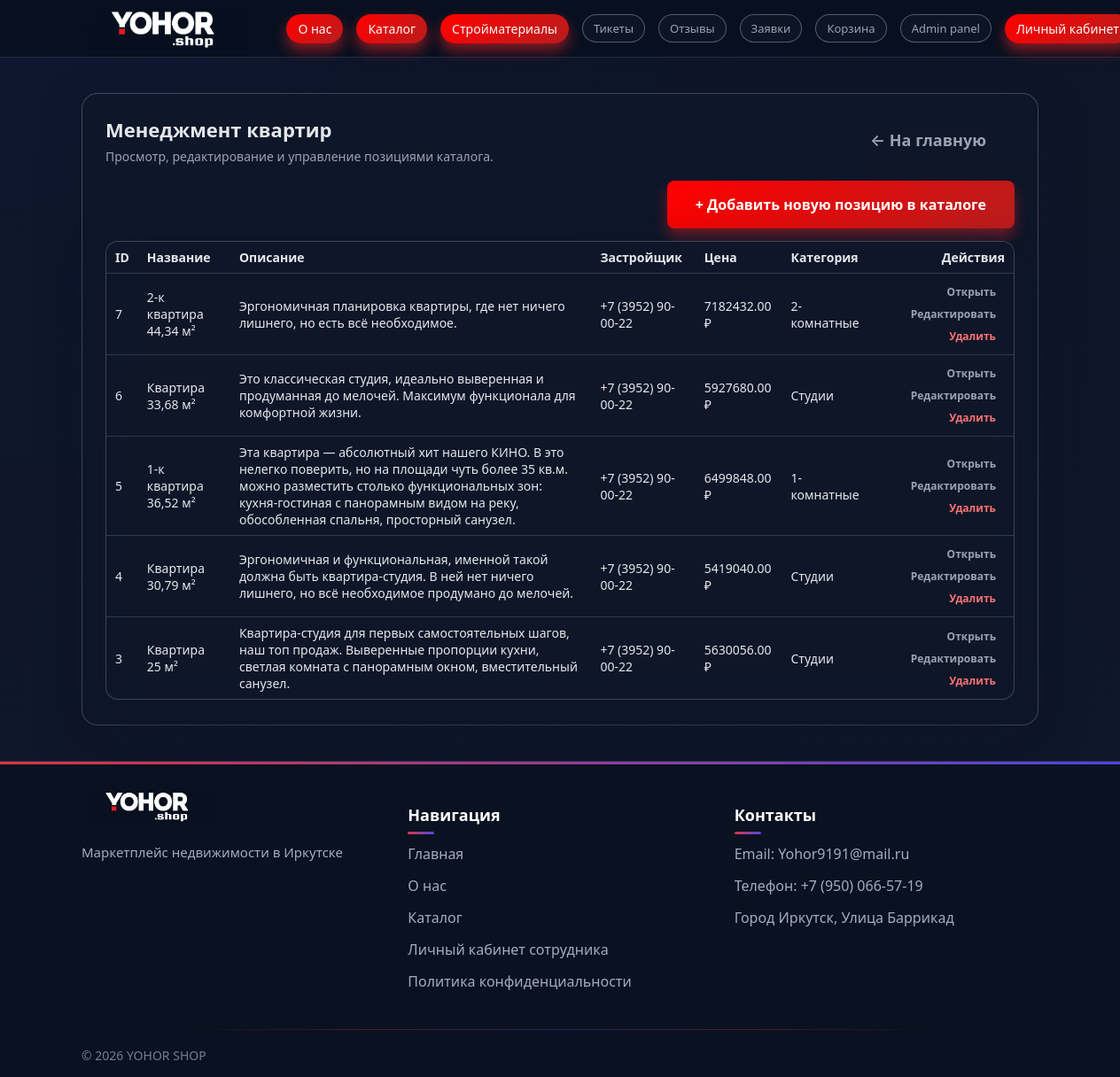
The page /manage_rooms (signed in) on the database its author committed.
### tables this page shows
CREATE TABLE rooms (
            id INTEGER PRIMARY KEY AUTOINCREMENT,
            name TEXT NOT NULL,
            description TEXT,
            builder TEXT,
            price REAL NOT NULL CHECK(price >= 0),
            category_room_id INTEGER NOT NULL,
            image_url TEXT,
            created_at TIMESTAMP DEFAULT CURRENT_TIMESTAMP,
            FOREIGN KEY (category_room_id) REFERENCES categories_room(id) ON DELETE RESTRICT
        );

CREATE TABLE categories_room (
            id INTEGER PRIMARY KEY AUTOINCREMENT,    
            name VARCHAR(100) NOT NULL UNIQUE,    
            description TEXT,    
            created_at TIMESTAMP DEFAULT CURRENT_TIMESTAMP
        );

### app.py (the view)
@app.route('/manage_rooms')
@login_required
def manage_rooms():
    user_role = session.get('user_role')
    user_id = session.get('user_id')
    if user_role not in ['admin', 'moder']:
        flash('Доступ к менеджменту квартир запрещён.', 'danger')
        return redirect(url_for('index'))
    user = get_user_by_id(user_id)
    rooms_list = get_all_rooms()
    return render_template(
        'manage_room.html',
        user_id=user_id,
        user=user,
        user_role=user_role,
        rooms_list=rooms_list,
    )

### app.py (called while the page is built)
def login_required(f):
    @wraps(f)
    def decorated_function(*args, **kwargs):
        if 'user_id' not in session:
            flash('Вы должны войти в систему!', 'warning')
            return redirect(url_for('login'))
        return f(*args, **kwargs)
    return decorated_function

@app.context_processor
def inject_user():
    user_id = session.get('user_id')
    cart_count = 0
    active_tickets_count = 0
    if user_id:
        cart_items = get_cart_items(user_id)
        cart_count = len(cart_items)
    try:
        active_tickets_count = count_active_tickets()
    except Exception:
        active_tickets_count = 0
    return dict(
        user_id=user_id,
        user_name=session.get('user_name'),
        user_role=session.get('user_role'),
        cart_count=cart_count,
        active_tickets_count=active_tickets_count,
        categories=get_all_categories(),
    )

@app.context_processor
def inject_user():
    user_id = session.get('user_id')
    cart_count = 0
    active_applications_count = 0
    if user_id:
        cart_items = get_cart_items(user_id)
        cart_count = len(cart_items)
    try:
        active_applications_count = count_active_applications()
    except Exception:
        active_applications_count = 0
    return dict(
        user_id=user_id,
        user_name=session.get('user_name'),
        user_role=session.get('user_role'),
        cart_count=cart_count,
        active_applications_count=active_applications_count,
        categories=get_all_categories(),
    )

### db.py (called while the page is built)
def get_db_connection(db_name='software_shop.db'):
    conn = sqlite3.connect(db_name)
    conn.row_factory = sqlite3.Row
    return conn

def get_user_by_id(user_id: int, db_name='software_shop.db') -> Optional[sqlite3.Row]:
    conn = get_db_connection(db_name)
    try:
        cursor = conn.cursor()
        user = cursor.execute('SELECT * FROM users WHERE id = ?', (user_id,)).fetchone()
        return user
    finally:
        conn.close()

def count_active_tickets(db_name="software_shop.db") -> int:
    conn = get_db_connection(db_name)
    try:
        cur = conn.cursor()
        row = cur.execute(
            """
            SELECT COUNT(*) AS cnt
            FROM support_tickets
            WHERE status IN ('new', 'in_progress')
            """
        ).fetchone()
        return row["cnt"]
    finally:
        conn.close()

### templates/manage_room.html (shortened to what this page needs)
<!DOCTYPE html>
<html lang="ru">
<head>
    <link rel="stylesheet" href="{{ url_for('static', filename='style.css') }}">
</head>
<body>
    <div class="page-bg"></div>
    <div class="page-gradient"></div>
    <header class="header">
        <div class="container">
            <div class="nav">
                <a href="{{ url_for('index') }}" class="logo">
                    <img src="{{ url_for('static', filename='logo.png') }}" alt="YOHOR SHOP" class="logo-img">
                </a>
                <nav class="menu">
                    <a href="{{ url_for('description') }}" class="pill-link pill-link-primary">О нас</a>
                    <a href="{{ url_for('catalog') }}" class="pill-link pill-link-primary">Каталог</a>
                    <a href="{{ url_for('building_materials') }}" class="pill-link pill-link-primary">Стройматериалы</a>
                    {% if user_role in ['admin', 'moder'] %}
                    <a href="{{ url_for('admin_tickets', status='active') }}" class="menu-link pill-link">
                        Тикеты{% if active_tickets_count %} ({{ active_tickets_count }}){% endif %}
                    </a>
                    <a href="{{ url_for('admin_reviews') }}" class="menu-link pill-link">
                        Отзывы
                    </a>
                    <a href="{{ url_for('admin_applications') }}" class="menu-link pill-link">
                        Заявки{% if active_applications_count %} ({{ active_applications_count }}){% endif %}
                    </a>
                    <a href="{{ url_for('cart') }}" class="menu-link pill-link">
                        Корзина{% if cart_count %} ({{ cart_count }}){% endif %}
                    </a>
                    {% endif %}
                    {% if user_role == 'admin' %}
                    <a href="{{ url_for('admin_panel') }}" class="menu-link pill-link">
                        Admin panel
                    </a>
                    {% endif %}
                    {% if user_role in ['admin', 'moder'] %}
                    <a href="{{ url_for('account') }}" class="pill-link pill-link-primary">Личный кабинет</a>
                    {% endif %}
                </nav>
            </div>
        </div>
    </header>
    <main>
        <section class="section">
            <div class="container" style="max-width: 1120px;">
                <div class="glass" style="padding: 24px 26px 28px; border-radius: 18px;">
                    <div
                        style="display: flex; justify-content: space-between; align-items: center; margin-bottom: 18px;">
                        <div>
                            <h1 style="margin: 0 0 6px; font-size: 22px;">
                                Менеджмент квартир
                            </h1>
                            <p style="margin: 0; font-size: 14px; color: var(--text-muted);">
                                Просмотр, редактирование и управление позициями каталога.
                            </p>
                        </div>
                        <a href="{{ url_for('index') }}" class="btn btn-ghost" style="font-size: 18px;">
                            ← На главную
                        </a>
                    </div>
                    <div style="margin-bottom: 14px; text-align: right;">
                        <a href="{{ url_for('add_room_page') }}" class="btn btn-primary" style="font-size: 16px;">
                            + Добавить новую позицию в каталоге
                        </a>
                    </div>
                    {% if rooms_list %}
                    <div class="glass" style="border-radius: 14px; overflow: hidden;">
                        <table style="width: 100%; border-collapse: collapse; font-size: 14px;">
                            <thead>
                                <tr style="background: rgba(15,23,42,0.95);">
                                    <th style="text-align: left; padding: 8px 10px;">ID</th>
                                    <th style="text-align: left; padding: 8px 10px;">Название</th>
                                    <th style="text-align: left; padding: 8px 10px;">Описание</th>
                                    <th style="text-align: left; padding: 8px 10px;">Застройщик</th>
                                    <th style="text-align: left; padding: 8px 10px;">Цена</th>
                                    <th style="text-align: left; padding: 8px 10px;">Категория</th>
                                    <th style="text-align: right; padding: 8px 10px;">Действия</th>
                                </tr>
                            </thead>
                            <tbody>
                                {% for s in rooms_list %}
                                <tr style="border-top: 1px solid rgba(148,163,184,0.25);">
                                    <td style="padding: 8px 10px;">{{ s['id'] }}</td>
                                    <td style="padding: 8px 10px;">{{ s['name'] }}</td>
                                    <td style="padding: 8px 10px;">{{ s['description'] }}</td>
                                    <td style="padding: 8px 10px;">{{ s['builder'] }}</td>
                                    <td style="padding: 8px 10px;">{{ '%.2f'|format(s['price']) }} ₽</td>
                                    <td style="padding: 8px 10px;">{{ s['category_name'] if 'category_name' in s.keys()
                                        else '' }}</td>
                                    <td style="padding: 8px 10px; text-align: right;">
                                        <a href="{{ url_for('room_detail', room_id=s['id']) }}" class="btn btn-ghost"
                                            style="font-size: 12px; padding: 4px 10px;">
                                            Открыть
                                        </a>
                                        <a href="{{ url_for('edit_room_page', room_id=s['id']) }}" class="btn btn-ghost"
                                            style="font-size: 12px; padding: 4px 10px;">
                                            Редактировать
                                        </a>
                                        {% if user_role == 'admin' %}
                                        <form method="post" action="{{ url_for('delete_room_route', room_id=s['id']) }}"
                                            style="display: inline;">
                                            <button type="submit" class="btn btn-ghost"
                                                style="font-size: 12px; padding: 4px 10px; color: #f97373;">
                                                Удалить
                                            </button>
                                        </form>
                                        {% endif %}
                                    </td>
                                </tr>
                                {% endfor %}
                            </tbody>
                        </table>
                    </div>
                    {% else %}
                    <p style="font-size: 14px; color: var(--text-muted);">
                        В каталоге пока нет товара/услуги.
                    </p>
                    {% endif %}
                </div>
            </div>
        </section>
    </main>
        <footer class="footer">
            <div class="container">
                <div class="footer__inner">
                    <div class="footer__col">
                        <a href="{{ url_for('index') }}" class="logo logo--footer">
                            <img src="{{ url_for('static', filename='logo.png') }}" alt="YOHOR SHOP"
                                class="logo__image">
                        </a>
                        <p class="footer__text">Маркетплейс недвижимости в Иркутске</p>
                    </div>
                    <div class="footer__col">
                        <h3 class="footer__title">Навигация</h3>
                        <ul class="footer__list">
                            <li><a href="{{ url_for('index') }}">Главная</a></li>
                            <li><a href="{{ url_for('description') }}">О нас</a></li>
                            <li><a href="{{ url_for('catalog') }}">Каталог</a></li>
                            <li><a href="{{ url_for('login') }}">Личный кабинет сотрудника</a></li>
                            <li><a href="{{ url_for('privacy_policy') }}">Политика конфиденциальности</a></li>
                        </ul>
                    </div>
                    <div class="footer__col">
                        <h3 class="footer__title">Контакты</h3>
                        <ul class="footer__list">
                            <li>Email: Yohor9191@mail.ru</li>
                            <li>Телефон: +7 (950) 066-57-19</li>
                            <li>Город Иркутск, Улица Баррикад</li>
                        </ul>
                    </div>
                </div>
                <div class="footer__copyright">© 2026 YOHOR SHOP</div>
            </div>
        </footer>
</body>
</html>

### rows shown on the page
rooms: id "7", name "2-к квартира 44,34 м²", description "Эргономичная планировка квартиры, где нет ничего лишнего, но есть всё необходимое.", builder "+7 (3952) 90-00-22", price "7182432.00", name "2-комнатные"
rooms: id "6", name "Квартира 33,68 м²", description "Это классическая студия, идеально выверенная и продуманная до мелочей. Максимум функционала для комфортной жизни.", builder "+7 (3952) 90-00-22", price "5927680.00", name "Студии"
rooms: id "5", name "1-к квартира 36,52 м²", description "Эта квартира — абсолютный хит нашего КИНО. В это нелегко поверить, но на площади чуть более 35 кв.м. можно разместить столько функциональных зон: кухня-гостиная с панорамным видом на реку, обособленная спальня, просторный санузел.", builder "+7 (3952) 90-00-22", price "6499848.00", name "1-комнатные"
rooms: id "4", name "Квартира 30,79 м²", description "Эргономичная и функциональная, именной такой должна быть квартира-студия. В ней нет ничего лишнего, но всё необходимое продумано до мелочей.", builder "+7 (3952) 90-00-22", price "5419040.00", name "Студии"
rooms: id "3", name "Квартира 25 м²", description "Квартира-студия для первых самостоятельных шагов, наш топ продаж. Выверенные пропорции кухни, светлая комната с панорамным окном, вместительный санузел.", builder "+7 (3952) 90-00-22", price "5630056.00", name "Студии"
